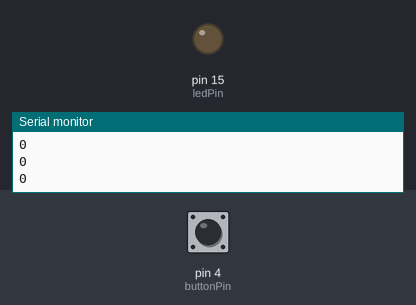
A sketch run on a simulated Arduino Uno, built with avr-gcc and run on an emulated ATmega328P. On the bench: output pins drawn as LEDs (lit = HIGH), the last lines printed to the serial monitor. Dashed ring = blinking. Inputs (shaded band) come from the test bench; at power-on: pin 4 (buttonPin) HIGH.

Above: at 1.2 s.
1.3 s: pin 4 (buttonPin) pulled LOW for 1 s
At 3.2 s:
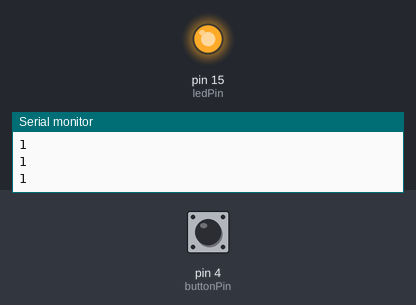
4.1 s: pin 4 (buttonPin) pulled LOW for 0.15 s
At 4.7 s:
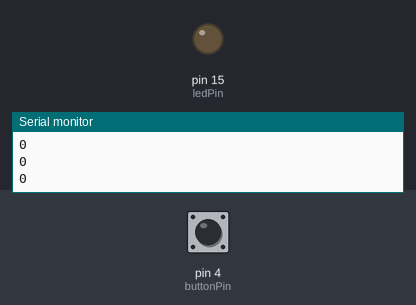
5.9 s: pin 4 (buttonPin) pulled LOW for 3.2 s
At 10.4 s:
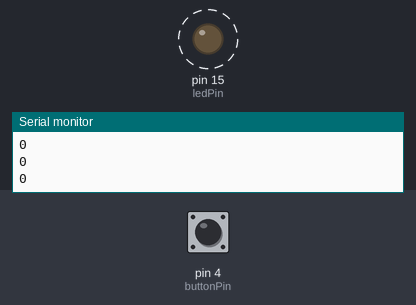
Timing chart, 0 to 11.9 s (numbered marks = the images above; inputs shaded):
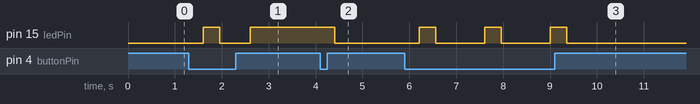

Measured:
- after the input at 1.3 s, pin 15 (ledPin): LOW → HIGH after 0.30 s, → LOW 0.35 s later, → HIGH 0.65 s later
- after the input at 4.1 s, pin 15 (ledPin): HIGH → LOW after 0.31 s
- after the input at 5.9 s, pin 15 (ledPin): alternates HIGH for 0.35 s and LOW for 1.1 s, 6 changes in all, then stays LOW, starting after 0.31 s

The sketch:

proiect_matlab.ino
```cpp
//declararea pinilor ledului si al butonului
const int ledPin = 15;
const int buttonPin = 4;

//declararea datelor ajutatoare
bool sistemActiv = false; //retine daca butonul este on sau off practic
bool stareLed = false;   // defineste starea ledului(on sau off)
unsigned long ultimulTimpBlink = 0; //pt cronometrare
const long interval = 1000;//interval de 1s

void setup() {
  Serial.begin(115200);//upload speed 115200
  //setarea pinilor, OUT pt led deoarece primeste comanda de la placa, IN pt buton deorece da el comanda catre placa
  pinMode(ledPin, OUTPUT);
  pinMode(buttonPin, INPUT_PULLUP);
}

void loop() {
  //daca butonul nu este apasat sistemul este activ adica ledul trb sa clipeasca
  if (digitalRead(buttonPin) == LOW) {
    sistemActiv = !sistemActiv;
    delay(300); //asta e ca sa nu citeasca de mai multe ori, adica sa nu consideere codul ca butonul  s-a apast de mai multe ori la o singura apasare
  }
//daca sistemul este activ
  if (sistemActiv==true) {
    unsigned long timpCurent = millis();//verificam cat timp a trecut folosind millis()

    if (timpCurent - ultimulTimpBlink >= interval) //daca a trecut 1s de la ultima schimbare
     {
      ultimulTimpBlink = timpCurent;//salvam momementul ultimei schimbari
      stareLed = !stareLed;//se porneste ledul
      digitalWrite(ledPin, HIGH);
    }
  } else {
    stareLed = false;
    digitalWrite(ledPin, LOW);//se stinge ledul
  }

  if (stareLed) {
    Serial.println(1);//daca se aprinde se afiseaza 1 in seriala
  } else {
    Serial.println(0);//daca se se stinge se afiseaza 0 in seriala
  }

  delay(50); //sa nu se trimita asa de multe puncte catre matlab
}
```
